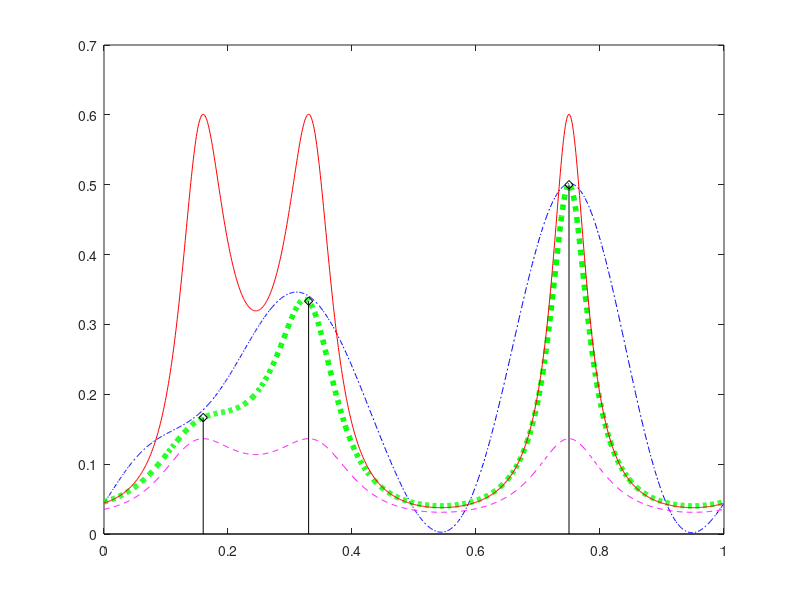

The MATLAB source for this figure: (Note: this script raises an error after producing the figure.)
close all
%% Displaying Christoffel function in univariate example
x=[0.16;0.33;0.75];
c=[1/6;1/3;1/2];

N_max=6;
for n=4:N_max
 k=0:n;
 A=exp(2*pi*1i*x*k);
 T=A'*diag(c)*A;
 Trho=0.05*randn(size(T))*max(abs(T(:)));
 %T=T+Trho; %Comment out in the exact case
 [U,S,V]=svd(T);
 U0=U(:,4:end);
 U1=U(:,1:3);
 V0=V(:,4:end);
 V1=V(:,1:3);
 s=diag(S);
 
 xx=(0:0.001:1-0.001)';

 AA=exp(2*pi*1i*xx*k);
 
 % Approximation by convolution
 p=diag(AA*T*AA')/ (n+1);
 
 % Christoffel
 epsilon=1/(n+1);
 a=@(xx) exp(2*pi*1i*reshape(xx,[length(xx),1])*k);
 q=@(xx,epsi) 1./ ((abs(a(xx)*U1).^2)*(1./(s(1:3))) + 1/epsi*sum(abs(a(xx)*U0).^2,2));
 q_eval=q(xx,epsilon);
 
 N=n+1;
 
 C_fix=(N*integral(@(x) q(x,epsilon),0,1,'ArrayValued',true)-epsilon).^(-1);
 
 % Signal polynomial
 p1=1/N*sum(abs(AA*U1).^2,2);
 
 % Upper bound on Christoffel function 
 q_approx=epsilon./(N*(1-p1)+epsilon/c(3)*N/max(svd(A)).^2);
 
 % Lower bound on Christoffel function
 q_lower=epsilon./(N*(1-p1)+epsilon/c(1)*N/min(svd(A)).^2);
 
 figure(1)
 plot(xx,real(p)/N,'b-.')
 hold on
 plot(xx,real(q_eval),'g:','LineWidth',4)
 hold on
 plot(xx,real(q_approx),'r-', xx,real(q_lower), 'm--')
 hold on 
 pl=stem(x,c,'kd');
 pl.MarkerSize = 12;
 axis([0,1,0,7/12])
 yticks([epsilon/N c'])
 yticklabels({'$\varepsilon/N$','$\alpha_1 $','$\alpha_2 $','$\alpha_3 $'})
 ax=gca;
 ax.TickLabelInterpreter ='Latex';
 hold off
 legend('$N^{-1} \cdot F_{n}*\mu$','$q_{\varepsilon,n}$',...
     'Upper bound from Lemma 3.3.5','Lower bound from Lemma 3.3.5','$\mu$','Interpreter','Latex',...
     'Location','Northwest','Fontsize',12)
end

%% Analyse influence of noise and choice of epsilon
N_max=24;
eps_number=100;
eps=1e-12+linspace(0,6,eps_number);
T_tries=100;
T_values=linspace(0,6,T_tries);
h=ones(eps_number,T_tries);
test=zeros(eps_number,T_tries);
for n=N_max:N_max
    N=n+1;
    for l=1:T_tries
        k=0:n;
        A=exp(2*pi*1i*x*k);
        T=A'*diag(c)*A;
        rho=randn(n+1,1)+1i*randn(n+1,1);
        Trho=toeplitz(rho); %randn(size(T))+1i*randn(size(T));
        %Trho=Trho-diag(Trho); % zero noise on absolute mass
        %Trho=0.5*(Trho'+Trho);
        Trho=T_values(l)*Trho/norm(Trho);
        T=T+Trho; %Comment out in the exact case
        [U,S,V]=svd(T);
        for i=1:eps_number 
            s=diag(S);          
            r=find(s>eps(i),1,'last');
            if r>0
               if r<N 
                   U0=U(:,r+1:end);
                   V0=V(:,r+1:end);
               elseif r==N
                   U0=zeros(N,1);
                   V0=zeros(N,1);
               end
               U1=U(:,1:r);
               V1=V(:,1:r);
               xx=(0:0.001:1-0.001)';
               AA=exp(2*pi*1i*xx*k);
               a=@(xx) exp(2*pi*1i*reshape(xx,[length(xx),1])*k);
               q=@(xx,epsi) epsi./ ((abs(a(xx)*U1).^2)*(epsi./(s(1:r))) ...
                + sum(abs(a(xx)*U0).^2,2));
               q_eval=q(xx,eps(i));

               q_eval=q_eval-min(q_eval);

               C_total=sum(q_eval);
               C_int=sum(q_eval(1:80))+sum(q_eval(450:580))+sum(q_eval(900:1000));
               h(i,l)=C_int/C_total;
               test(i,l)=sum(abs(diff(q_eval)));
            end
            if l==25 && i==25
                figure(3)
                plot(xx,q_eval,'g:','LineWidth',4)
                legend('$\tilde q_{\varepsilon,n}(x) -\min_y \tilde q_{\varepsilon,n}(y)$'...
                    ,'Interpreter','Latex','Location','Northwest','Fontsize',14)
            end
        end     
    end     
end

%% Find optimal epsilon

[h_values,eps_op]=min(h,[],1);
eps_op=eps(eps_op);
%% Plotting the dependency on noise, eps and n
figure(2)
[EPS,TRho]=meshgrid(eps,T_values);
%stem3(log(EPS)/log(10),Trho,h')
s=surf(EPS',TRho',h,'FaceColor','Interp');
map=colormap('bone');
colormap(flip(map));
colorbar
hold on
stem3(eps_op,T_values,max(max(h))*ones(size(eps_op)),'rx','MarkerSize',18)
hold on
stem3(eps,max(4.14-eps,0),max(max(h))*ones(size(eps)),'m.','MarkerSize',18)
xlabel('Regularisation parameter $\varepsilon$','Interpreter','Latex','Fontsize',14)
xlim([0,6])
ylabel('Noise level $\|T_{\varrho,n}\|_2$','Interpreter','Latex','Fontsize',14)
axis square
s.EdgeColor = 'none';
%% Analysing convergence rate in n
N_max=150;
N_min=5;
h1=zeros(N_max-N_min+1,1);
for n=N_min:N_max
    k=0:n;
    A=exp(2*pi*1i*x*k);
    T=A'*diag(c)*A;
    Trho=randn(size(T))+1i*randn(size(T));
    %Trho=Trho-diag(Trho); % zero noise on absolute mass
    Trho=0.5*(Trho'+Trho);
    Trho=1.5*Trho/norm(Trho); % Norm of noise always 1.5
    T=T+Trho; %Comment out in the exact case
    [U,S,V]=svd(T);    
    s=diag(S); 
    epsilon=1.5;
    r=find(s>epsilon,1,'last');
    if r>0
       if r<N 
           U0=U(:,r+1:end);
           V0=V(:,r+1:end);
       elseif r==N
           U0=zeros(N,1);
           V0=zeros(N,1);
       end
       U1=U(:,1:r);
       V1=V(:,1:r);
       xx=(0:0.001:1-0.001)';
       AA=exp(2*pi*1i*xx*k);
       a=@(xx) exp(2*pi*1i*reshape(xx,[length(xx),1])*k);
       q=@(xx,epsi) epsi./ ((abs(a(xx)*U1).^2)*(epsi./(s(1:r))) ...
        + sum(abs(a(xx)*U0).^2,2));
       q_eval=q(xx,epsilon);

       q_eval=q_eval-min(q_eval);

       C_total=sum(q_eval);
       C_int=sum(q_eval(1:80))+sum(q_eval(450:580))+sum(q_eval(900:1000));
       h1(n-N_min+1)=C_int/C_total;
    end  
end

figure(4)
loglog(N_min:N_max,h1,'r--',N_min:N_max,(N_min:N_max).^(-3/2),'b:')
legend('Fraction of mass outside support','Rate of order $n^{-3/2}$',...
    'Interpreter','Latex','Fontsize',14)
xlabel('Bandlimit $n$','Interpreter','Latex')
